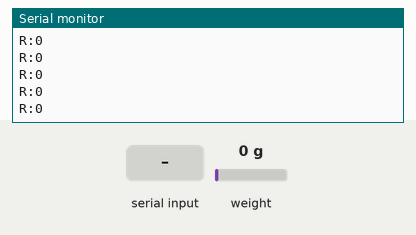
This sketch was run on a simulated Arduino Uno, built with avr-gcc and run on an emulated ATmega328P. Shown: the last lines printed to the serial monitor. The inputs (shaded band) are chosen by the test bench; at power-on: weight on the scale 0 g.

Above: at 3.7 s.
3.8 s: "?\n" received over Serial
At 3.81 s:
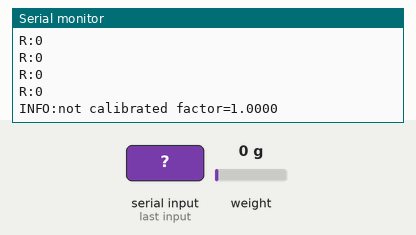
5.3 s: "90,45\n" received over Serial
6.8 s: "t90\n" received over Serial
At 7.5 s:
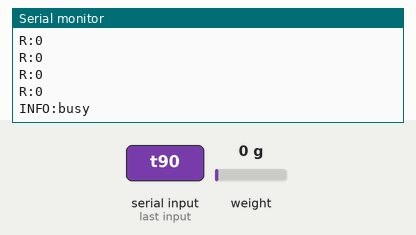
9.8 s: "c90\n" received over Serial
12.8 s: "c,45\n" received over Serial
At 14.24 s:
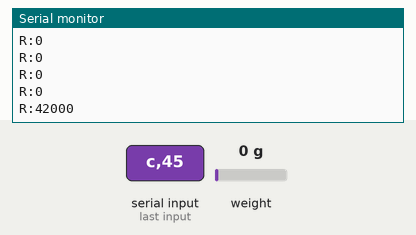
14.3 s: weight on the scale set to 100 g
At 14.34 s:
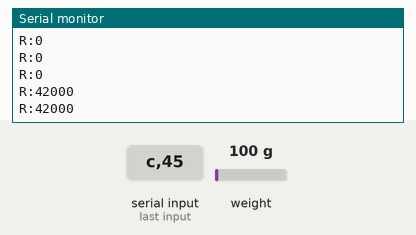

The sketch:

jaw_force_sensor.ino
```cpp
/*
  Jaw Force Challenge - load cell sketch (same sketch on every team's Uno R3)

  Hardware: load cell -> HX711 amplifier -> Elegoo/Arduino Uno R3
    HX711 VCC -> 5V      HX711 GND -> GND
    HX711 DT  -> pin 3   HX711 SCK -> pin 2
  Library:  "HX711 Arduino Library" by Bogdan Necula (Library Manager)

  Serial protocol @ 115200 baud, one message per line:
    Sends   F:<newtons>        calibrated force reading (~10 per second)
            R:<raw>            raw reading, sent only until the rig is calibrated
            OK:TARE / OK:CAL:<factor> / ERR:<why> / INFO:<status>
            ERR:NOHX711 if the HX711 stops answering (check the wiring);
            the sketch never waits forever, so it can't freeze.
    Accepts t                  zero the scale (jaw must be unloaded)
            c <grams>          calibrate using a known mass sitting on the load cell
            ?                  report status

  Calibration is saved in EEPROM, so each rig only needs calibrating once.
  The board zeroes itself on startup, which also happens every time the
  webpage connects, so keep the jaw unloaded while connecting.
*/

#include <HX711.h>
#include <EEPROM.h>

const int DOUT_PIN = 3;
const int SCK_PIN  = 2;
const float GRAMS_TO_NEWTONS = 0.00980665;
const uint32_t CAL_MAGIC = 0x4A415731;  // marks a valid saved calibration
const int CAL_ADDR = 0;

struct Calibration {
  uint32_t magic;
  float factor;
};

HX711 scale;
float factor = 1.0;
bool calibrated = false;
char cmd[24];
byte cmdLen = 0;
unsigned long lastReading = 0;   // millis() of the last good HX711 reading
unsigned long lastWarning = 0;

// Average n raw readings, giving up if the HX711 doesn't answer within
// 500 ms. Returns false instead of hanging when a wire is loose.
bool averageRaw(byte n, double &out) {
  double sum = 0;
  for (byte i = 0; i < n; i++) {
    if (!scale.wait_ready_timeout(500)) return false;
    sum += scale.read();
  }
  out = sum / n;
  lastReading = millis();
  return true;
}

// Zero the scale. Returns false if the HX711 isn't answering.
bool tareSafe(byte n) {
  double raw;
  if (!averageRaw(n, raw)) return false;
  scale.set_offset((long)raw);
  return true;
}

void noHX711() {
  Serial.println(F("ERR:NOHX711"));
  lastWarning = millis();
}

void setup() {
  Serial.begin(115200);
  scale.begin(DOUT_PIN, SCK_PIN);

  Calibration cal;
  EEPROM.get(CAL_ADDR, cal);
  if (cal.magic == CAL_MAGIC && !isnan(cal.factor) && fabs(cal.factor) > 1e-6) {
    factor = cal.factor;
    calibrated = true;
  }
  scale.set_scale(factor);

  delay(500);
  if (!tareSafe(20)) noHX711();
  Serial.println(calibrated ? F("INFO:ready") : F("INFO:not calibrated"));
}

void loop() {
  readCommands();

  if (!scale.is_ready()) {
    // No reading for 2 s: the HX711 has stopped answering. Say so every 3 s.
    if (millis() - lastReading > 2000 && millis() - lastWarning > 3000) noHX711();
    return;
  }
  lastReading = millis();
  // Send at most 20 readings a second. Some boards (like the UNO R4) can
  // send thousands a second, which floods the station page and freezes it.
  static unsigned long lastSent = 0;
  if (millis() - lastSent < 50) { scale.read(); return; }
  lastSent = millis();
  {
    if (calibrated) {
      float newtons = scale.get_units(1) * GRAMS_TO_NEWTONS;
      Serial.print(F("F:"));
      Serial.println(newtons, 2);
    } else {
      Serial.print(F("R:"));
      Serial.println((long)scale.get_value(1));
    }
  }
}

void readCommands() {
  while (Serial.available()) {
    char ch = Serial.read();
    if (ch == '\n' || ch == '\r') {
      if (cmdLen > 0) {
        cmd[cmdLen] = '\0';
        runCommand(cmd);
        cmdLen = 0;
      }
    } else if (cmdLen < sizeof(cmd) - 1) {
      cmd[cmdLen++] = ch;
    }
  }
}

void runCommand(const char *c) {
  if (c[0] == 't') {
    Serial.println(F("INFO:busy"));
    if (tareSafe(20)) Serial.println(F("OK:TARE"));
    else noHX711();
  } else if (c[0] == 'c') {
    float grams = atof(c + 1);
    if (grams <= 0) {
      Serial.println(F("ERR:enter a mass above 0 g"));
      return;
    }
    Serial.println(F("INFO:busy"));
    double raw;
    if (!averageRaw(20, raw)) { noHX711(); return; }
    double reading = raw - scale.get_offset();  // average minus tare offset
    float newFactor = reading / grams;
    if (fabs(newFactor) < 1e-6) {
      Serial.println(F("ERR:no load detected, check the mass and wiring"));
      return;
    }
    factor = newFactor;
    calibrated = true;
    scale.set_scale(factor);
    Calibration cal = { CAL_MAGIC, factor };
    EEPROM.put(CAL_ADDR, cal);
    Serial.print(F("OK:CAL:"));
    Serial.println(factor, 4);
  } else if (c[0] == '?') {
    Serial.print(F("INFO:"));
    Serial.print(calibrated ? F("calibrated factor=") : F("not calibrated factor="));
    Serial.println(factor, 4);
  } else {
    Serial.println(F("ERR:unknown command"));
  }
}
```

Measured:
- after the input at 3.8 s, the serial monitor: prints a new line at once (image 1)
- after the input at 6.8 s, the serial monitor: prints a new line at once (image 2)
- after the input at 12.8 s, the serial monitor: prints a new line at once (image 3)
- after the input at 14.3 s, the serial monitor: prints a new line at once (image 4)
